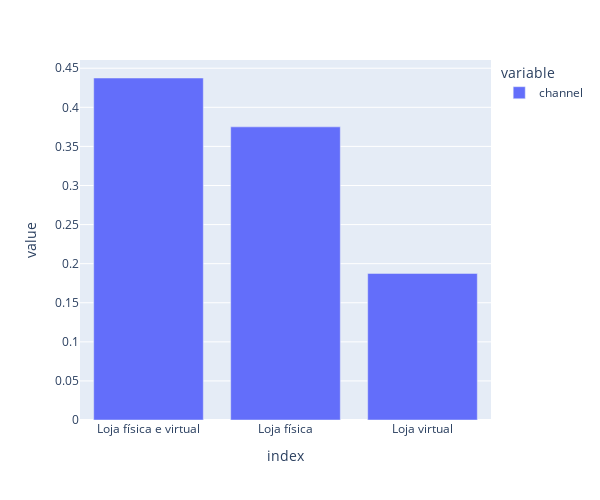

Notebook code for this chart:
### Code cell
df_channel = df.channel.value_counts()/df.channel.count()
fig = px.bar(df_channel)
fig.update_layout(height=500, width = 600)
fig.show()

### Figure 1 — Plotly figure (JSON) as saved in the notebook; plotly's stock layout.template omitted (floating-point values rounded to 4 significant figures)
{"data": [{"alignmentgroup": "True", "hovertemplate": "variable=channel<br>index=%{x}<br>value=%{y}<extra></extra>", "legendgroup": "channel", "marker": {"color": "#636efa"}, "name": "channel", "offsetgroup": "channel", "orientation": "v", "showlegend": true, "textposition": "auto", "type": "bar", "x": ["Loja física e virtual", "Loja física", "Loja virtual"], "xaxis": "x", "y": [0.4375, 0.375, 0.1875], "yaxis": "y"}], "layout": {"barmode": "relative", "height": 500, "legend": {"title": {"text": "variable"}, "tracegroupgap": 0}, "margin": {"t": 60}, "width": 600, "xaxis": {"anchor": "y", "domain": [0, 1], "title": {"text": "index"}}, "yaxis": {"anchor": "x", "domain": [0, 1], "title": {"text": "value"}}}}
